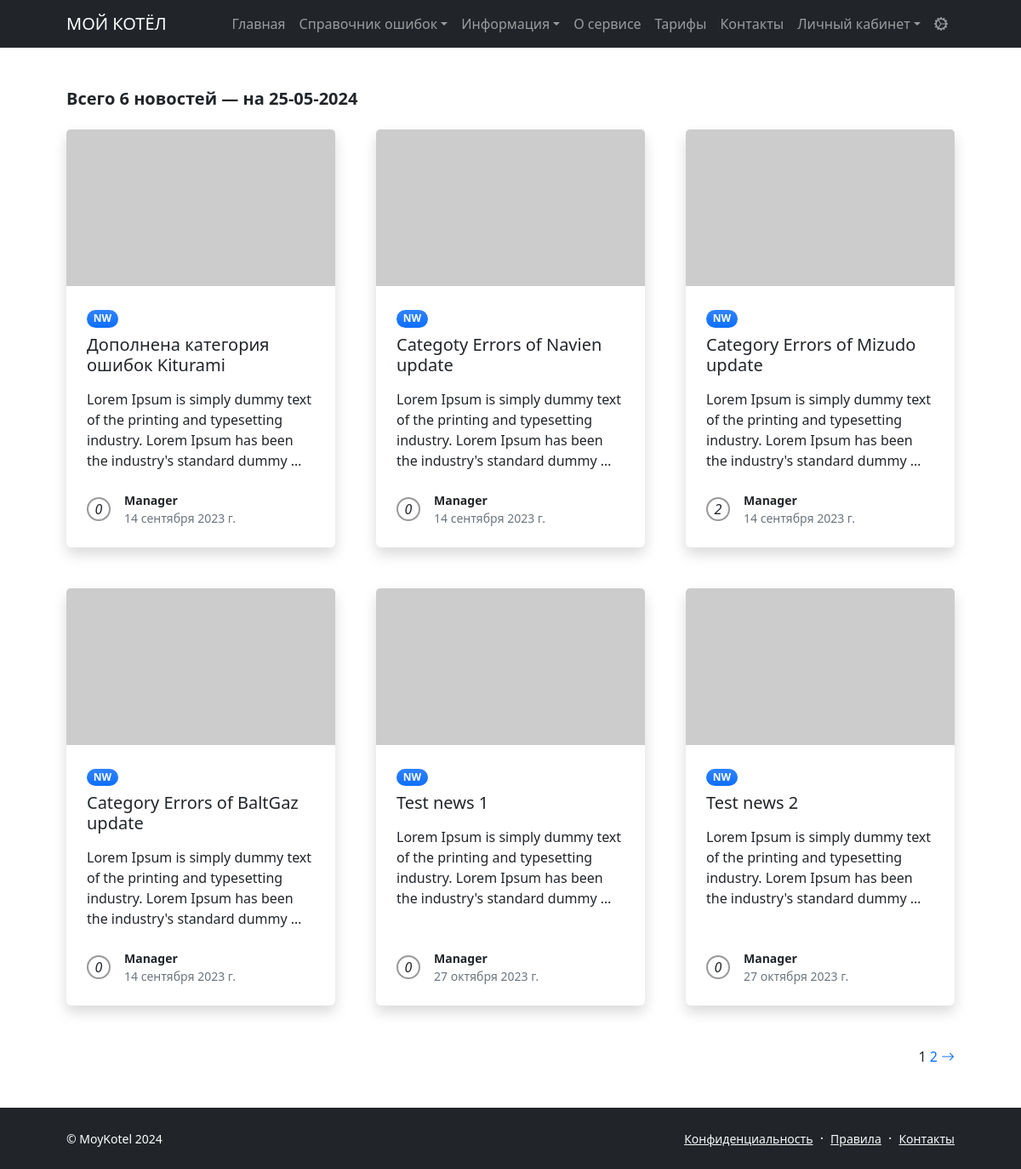
Page /news/ on the committed database.
### moykotel/models.py (models this page shows, shortened)
class Post(models.Model):
    post_author = models.ForeignKey(
        Author,
        on_delete=models.CASCADE,
        related_name='author'
    )
    post_category = models.ManyToManyField(
        Category,
        through='PostCategory',
        related_name='posts'
    )
    post_title = models.CharField(
        max_length=56,
        db_index=True,
        unique=True
    )
    post_text = models.TextField()
    post_date = models.DateField(auto_now_add=True)
    post_rating = models.SmallIntegerField(default=0)
    ARTICLE = 'AR'
    NEWS = 'NW'
    CATEGORY_TYPES = [
        (ARTICLE, "Статья"),
        (NEWS, "Новость")
    ]
    post_type = models.CharField(max_length=2, choices=CATEGORY_TYPES, default=ARTICLE)
    def preview(self):
        return self.post_text[0:124] + "..."

class Author(models.Model):
    author_user = models.OneToOneField(User, on_delete=models.CASCADE)
    author_rating = models.SmallIntegerField(default=0)

### moykotel/views.py (the view)
# urls.py: path('news/', NewsList.as_view(), name='news_list'),
class NewsList(ListView):
    model = Post
    ordering = 'post_date'
    template_name = 'moykotel/news.html'
    context_object_name = 'news'
    queryset = Post.objects.filter(post_type__contains='NW')  # отфильтровываем новости
    paginate_by = 6
    def get_context_data(self, **kwargs):
        context = super().get_context_data(**kwargs)
        context['time_now'] = datetime.utcnow()
        return context

### moykotel/templatetags/custom_filters.py (called while the page is built)
@register.filter()
def show(value):
    return f'{value}'

### moykotel/templatetags/custom_tags.py (called while the page is built)
@register.simple_tag()
def copyright(format_string='%Y'):
   return f'© MoyKotel {datetime.utcnow().strftime(format_string)}'

### templates/moykotel/news.html (shortened to what this page needs)
{% extends 'moykotel/default.html' %}
{% load custom_filters %}
{% load custom_tags %}
{% load i18n %}
{% block page_content %}
    {% if news %}
            <section class="py-5">
                <div class="container px-5">
                    <h2 class="fw-bolder fs-5 mb-4">{% trans "Всего" %} {{ news|length }} {% trans "новостей" %}  — {% trans "на" %} {{ time_now|date:'d-m-Y' }}</h2>
                    <div class="row gx-5">
                    {% for article in news %}
                        <div class="col-lg-4 mb-5">
                            <div class="card h-100 shadow border-0">
                                <img class="card-img-top" src="https://dummyimage.com/600x350/ced4da/6c757d" alt="..." />
                                <div class="card-body p-4">
                                    <div class="badge bg-primary bg-gradient rounded-pill mb-2">{{ article.post_type }}</div>
                                    <a class="text-decoration-none link-dark stretched-link" href="{{ article.id }}">
                                        <div class="h5 card-title mb-3">{{ article.post_title }}</div></a>
                                        <p class="card-text mb-0">{{ article.post_text|truncatewords:20 }}</p>
                                </div>
                                <div class="card-footer p-4 pt-0 bg-transparent border-top-0">
                                    <div class="d-flex align-items-end justify-content-between">
                                        <div class="d-flex align-items-center">
                                            <span class="rounded-circle me-3"><i>{{ article.post_rating|show }}</i></span>
                                            <div class="small">
                                                <div class="fw-bold">{{ article.post_author.author_user }}</div>
                                                <div class="text-muted">{{ article.post_date }}</div>
                                            </div>
                                        </div>
                                    </div>
                                </div>
                            </div>
                        </div>
                    {% endfor %}
                    </div>
                    <div class="text-end mb-5 mb-xl-0">
                        {{ page_obj.number }}
                        {% if page_obj.has_next %}
                            <a class="text-decoration-none" href="?page={{ page_obj.next_page_number }}">
                                {{ page_obj.next_page_number }}
                            </a>
                            <a class="text-decoration-none" href="?page={{ page_obj.next_page_number }}">
                                <i class="bi bi-arrow-right"></i>
                            </a>
                        {% endif %}
                    </div>
                </div>
            </section>
    {% else %}
        <h3>Постов нет ¯\_(ツ)_/¯</h3>
    {% endif %}
{% endblock page_content %}

### rows in the picture
Post: post_type "NW", post_title "Дополнена категория ошибок Kiturami", post_text "Lorem Ipsum is simply dummy text of the printing and typesetting industry. Lorem Ipsum has been the industry's standard dummy …", post_rating|show "0", post_author.author_user "Manager", post_date "14 сентября 2023 г."
Post: post_type "NW", post_title "Categoty Errors of Navien update", post_text "Lorem Ipsum is simply dummy text of the printing and typesetting industry. Lorem Ipsum has been the industry's standard dummy …", post_rating|show "0", post_author.author_user "Manager", post_date "14 сентября 2023 г."
Post: post_type "NW", post_title "Category Errors of Mizudo update", post_text "Lorem Ipsum is simply dummy text of the printing and typesetting industry. Lorem Ipsum has been the industry's standard dummy …", post_rating|show "2", post_author.author_user "Manager", post_date "14 сентября 2023 г."
Post: post_type "NW", post_title "Category Errors of BaltGaz update", post_text "Lorem Ipsum is simply dummy text of the printing and typesetting industry. Lorem Ipsum has been the industry's standard dummy …", post_rating|show "0", post_author.author_user "Manager", post_date "14 сентября 2023 г."
Post: post_type "NW", post_title "Test news 1", post_text "Lorem Ipsum is simply dummy text of the printing and typesetting industry. Lorem Ipsum has been the industry's standard dummy …", post_rating|show "0", post_author.author_user "Manager", post_date "27 октября 2023 г."
Post: post_type "NW", post_title "Test news 2", post_text "Lorem Ipsum is simply dummy text of the printing and typesetting industry. Lorem Ipsum has been the industry's standard dummy …", post_rating|show "0", post_author.author_user "Manager", post_date "27 октября 2023 г."

### other values in the picture
{{ news|length }} "6"
{{ time_now|date:'d-m-Y' }} "25-05-2024"
{{ page_obj.number }} "1"
{{ page_obj.next_page_number }} "2"
